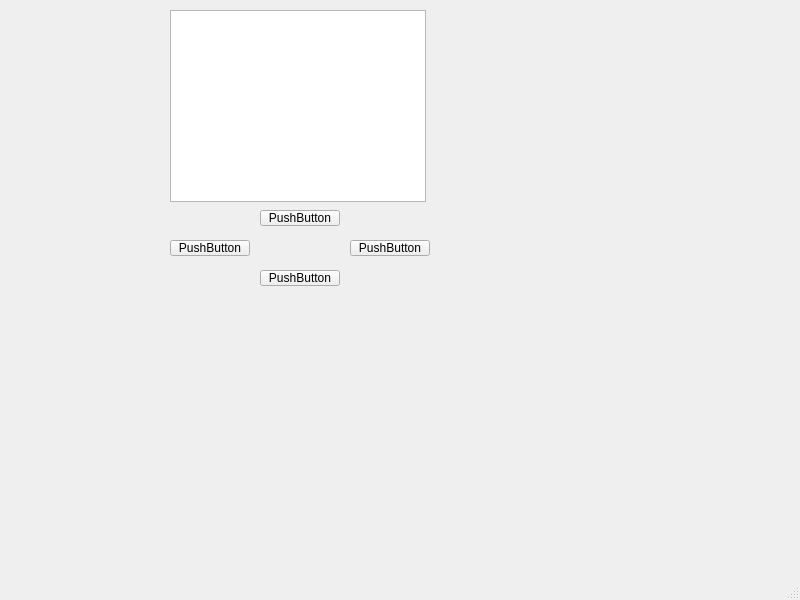
<?xml version="1.0" encoding="UTF-8"?>
<ui version="4.0">
 <class>MainWindow</class>
 <widget class="QMainWindow" name="MainWindow">
  <property name="geometry">
   <rect>
    <x>0</x>
    <y>0</y>
    <width>800</width>
    <height>600</height>
   </rect>
  </property>
  <property name="windowTitle">
   <string>MainWindow</string>
  </property>
  <widget class="QWidget" name="centralwidget">
   <widget class="QGraphicsView" name="graphicsView">
    <property name="geometry">
     <rect>
      <x>170</x>
      <y>10</y>
      <width>256</width>
      <height>192</height>
     </rect>
    </property>
   </widget>
   <widget class="QPushButton" name="pushButton">
    <property name="geometry">
     <rect>
      <x>260</x>
      <y>210</y>
      <width>80</width>
      <height>16</height>
     </rect>
    </property>
    <property name="text">
     <string>PushButton</string>
    </property>
   </widget>
   <widget class="QPushButton" name="pushButton_2">
    <property name="geometry">
     <rect>
      <x>170</x>
      <y>240</y>
      <width>80</width>
      <height>16</height>
     </rect>
    </property>
    <property name="text">
     <string>PushButton</string>
    </property>
   </widget>
   <widget class="QPushButton" name="pushButton_3">
    <property name="geometry">
     <rect>
      <x>350</x>
      <y>240</y>
      <width>80</width>
      <height>16</height>
     </rect>
    </property>
    <property name="text">
     <string>PushButton</string>
    </property>
   </widget>
   <widget class="QPushButton" name="pushButton_4">
    <property name="geometry">
     <rect>
      <x>260</x>
      <y>270</y>
      <width>80</width>
      <height>16</height>
     </rect>
    </property>
    <property name="text">
     <string>PushButton</string>
    </property>
   </widget>
  </widget>
  <widget class="QMenuBar" name="menubar">
   <property name="geometry">
    <rect>
     <x>0</x>
     <y>0</y>
     <width>800</width>
     <height>17</height>
    </rect>
   </property>
  </widget>
  <widget class="QStatusBar" name="statusbar"/>
 </widget>
 <resources/>
 <connections/>
</ui>
